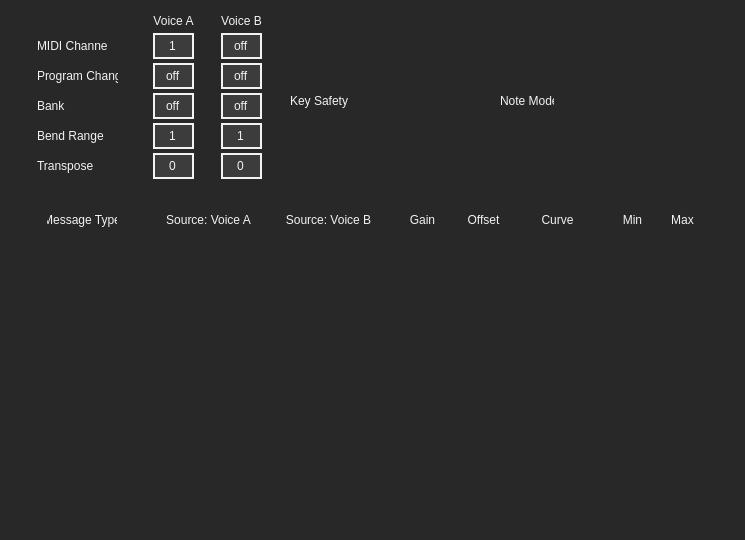
<?xml version="1.0" encoding="UTF-8"?>
<ui version="4.0">
 <class>midiTabForm</class>
 <widget class="QWidget" name="midiTabForm">
  <property name="geometry">
   <rect>
    <x>0</x>
    <y>0</y>
    <width>745</width>
    <height>540</height>
   </rect>
  </property>
  <property name="windowTitle">
   <string>Form</string>
  </property>
  <property name="styleSheet">
   <string notr="true">/**************WIDGET**************/
QWidget
{
	
	background-color: rgb(40, 40, 40);

}

/**************LABEL**************/
QLabel
{
	font: 9pt &quot;Futura-Normal&quot;;
	color: rgb(242, 242, 242);
	background-color: transparent;
}

/**************SPINBOX**************/
QSpinBox
{
	font: 10pt &quot;Futura-Normal&quot;;
	color: rgb(242, 242, 242);
	background-color: rgb(60, 60, 60);
	border: 2px solid rgb(242, 242, 242);
}

QSpinBox:focus
{
	border: 2px solid rgb(0, 174, 239);
}

/**************DOUBLESPINBOX**************/
QDoubleSpinBox
{
	font: 10pt &quot;Futura-Normal&quot;;
	color: rgb(242, 242, 242);
	background-color: rgb(60, 60, 60);
	border: 2px solid rgb(242, 242, 242);
}

QDoubleSpinBox:focus
{
	border: 2px solid rgb(0, 174, 239);
}

/**************TOOLBUTTON**************/
QToolButton
{
	border: none;
	background-color: transparent;
	color: transparent;
}

/**************RADIOBUTTON**************/
QRadioButton
{
	border: none;
	background-color: transparent;
/* needs to be handled in each individual button
    because text cannot be center aligned with radio buttons */
}

QRadioButton::indicator
{
	width: 0px;
	height: 0px;
}
</string>
  </property>
  <widget class="QToolButton" name="deletemodline">
   <property name="geometry">
    <rect>
     <x>40</x>
     <y>480</y>
     <width>23</width>
     <height>23</height>
    </rect>
   </property>
   <property name="focusPolicy">
    <enum>Qt::NoFocus</enum>
   </property>
   <property name="toolTip">
    <string>Remove the bottom modline (minimum of 2).</string>
   </property>
   <property name="styleSheet">
    <string notr="true">QToolButton
{
	image: url(:/ui/ui_images/delete_modline_notpressed.png);
}

QToolButton:pressed
{
	image: url(:/ui/ui_images/delete_modline_pressed.png);
}</string>
   </property>
   <property name="text">
    <string>-</string>
   </property>
  </widget>
  <widget class="QToolButton" name="addmodline">
   <property name="geometry">
    <rect>
     <x>10</x>
     <y>480</y>
     <width>23</width>
     <height>23</height>
    </rect>
   </property>
   <property name="focusPolicy">
    <enum>Qt::NoFocus</enum>
   </property>
   <property name="toolTip">
    <string>Add a modline (maximum of 6).</string>
   </property>
   <property name="styleSheet">
    <string notr="true">QToolButton
{
	image: url(:/ui/ui_images/add_modline_notpressed.png);
}

QToolButton:pressed
{
	image: url(:/ui/ui_images/add_modline_pressed.png);
}</string>
   </property>
   <property name="text">
    <string>+</string>
   </property>
  </widget>
  <widget class="SelectAllSpinBox" name="voice_a_channel">
   <property name="geometry">
    <rect>
     <x>153</x>
     <y>33</y>
     <width>41</width>
     <height>26</height>
    </rect>
   </property>
   <property name="toolTip">
    <string>Sets the MIDI channel of Voice A.&lt;p&gt;Range: 1-16&lt;p&gt;Voice A cannot be disabled.</string>
   </property>
   <property name="frame">
    <bool>true</bool>
   </property>
   <property name="alignment">
    <set>Qt::AlignCenter</set>
   </property>
   <property name="buttonSymbols">
    <enum>QAbstractSpinBox::NoButtons</enum>
   </property>
   <property name="minimum">
    <number>1</number>
   </property>
   <property name="maximum">
    <number>16</number>
   </property>
  </widget>
  <widget class="QLabel" name="label">
   <property name="geometry">
    <rect>
     <x>153</x>
     <y>13</y>
     <width>41</width>
     <height>16</height>
    </rect>
   </property>
   <property name="text">
    <string>Voice A</string>
   </property>
   <property name="alignment">
    <set>Qt::AlignCenter</set>
   </property>
  </widget>
  <widget class="QLabel" name="label_2">
   <property name="geometry">
    <rect>
     <x>221</x>
     <y>13</y>
     <width>41</width>
     <height>16</height>
    </rect>
   </property>
   <property name="text">
    <string>Voice B</string>
   </property>
   <property name="alignment">
    <set>Qt::AlignCenter</set>
   </property>
  </widget>
  <widget class="SelectAllSpinBox" name="voice_b_channel">
   <property name="geometry">
    <rect>
     <x>221</x>
     <y>33</y>
     <width>41</width>
     <height>26</height>
    </rect>
   </property>
   <property name="toolTip">
    <string>Sets the MIDI channel of Voice B.&lt;p&gt;Range: 0-16&lt;p&gt;Voice B can be disabled completely by entering a MIDI channel of 0.</string>
   </property>
   <property name="frame">
    <bool>true</bool>
   </property>
   <property name="alignment">
    <set>Qt::AlignCenter</set>
   </property>
   <property name="buttonSymbols">
    <enum>QAbstractSpinBox::NoButtons</enum>
   </property>
   <property name="specialValueText">
    <string>off</string>
   </property>
   <property name="minimum">
    <number>0</number>
   </property>
   <property name="maximum">
    <number>16</number>
   </property>
   <property name="value">
    <number>0</number>
   </property>
  </widget>
  <widget class="SelectAllSpinBox" name="voice_a_programchange">
   <property name="geometry">
    <rect>
     <x>153</x>
     <y>63</y>
     <width>41</width>
     <height>26</height>
    </rect>
   </property>
   <property name="toolTip">
    <string>Anytime the current preset is loaded it will immediately&lt;br&gt; output the entered value as a Program Change message.</string>
   </property>
   <property name="frame">
    <bool>true</bool>
   </property>
   <property name="alignment">
    <set>Qt::AlignCenter</set>
   </property>
   <property name="buttonSymbols">
    <enum>QAbstractSpinBox::NoButtons</enum>
   </property>
   <property name="specialValueText">
    <string>off</string>
   </property>
   <property name="minimum">
    <number>-1</number>
   </property>
   <property name="maximum">
    <number>127</number>
   </property>
   <property name="value">
    <number>-1</number>
   </property>
  </widget>
  <widget class="SelectAllSpinBox" name="voice_b_programchange">
   <property name="geometry">
    <rect>
     <x>221</x>
     <y>63</y>
     <width>41</width>
     <height>26</height>
    </rect>
   </property>
   <property name="toolTip">
    <string>Anytime the current preset is loaded it will immediately&lt;br&gt; output the entered value as a Program Change message.</string>
   </property>
   <property name="frame">
    <bool>true</bool>
   </property>
   <property name="alignment">
    <set>Qt::AlignCenter</set>
   </property>
   <property name="buttonSymbols">
    <enum>QAbstractSpinBox::NoButtons</enum>
   </property>
   <property name="specialValueText">
    <string>off</string>
   </property>
   <property name="minimum">
    <number>-1</number>
   </property>
   <property name="maximum">
    <number>127</number>
   </property>
   <property name="value">
    <number>-1</number>
   </property>
  </widget>
  <widget class="SelectAllSpinBox" name="voice_a_bank">
   <property name="geometry">
    <rect>
     <x>153</x>
     <y>93</y>
     <width>41</width>
     <height>26</height>
    </rect>
   </property>
   <property name="toolTip">
    <string>Anytime the current preset is loaded it will immediately&lt;br&gt; output the entered value as a Bank Select message.</string>
   </property>
   <property name="frame">
    <bool>true</bool>
   </property>
   <property name="alignment">
    <set>Qt::AlignCenter</set>
   </property>
   <property name="buttonSymbols">
    <enum>QAbstractSpinBox::NoButtons</enum>
   </property>
   <property name="specialValueText">
    <string>off</string>
   </property>
   <property name="minimum">
    <number>-1</number>
   </property>
   <property name="maximum">
    <number>127</number>
   </property>
   <property name="value">
    <number>-1</number>
   </property>
  </widget>
  <widget class="SelectAllSpinBox" name="voice_b_bank">
   <property name="geometry">
    <rect>
     <x>221</x>
     <y>93</y>
     <width>41</width>
     <height>26</height>
    </rect>
   </property>
   <property name="toolTip">
    <string>Anytime the current preset is loaded it will immediately&lt;br&gt; output the entered value as a Bank Select message.</string>
   </property>
   <property name="frame">
    <bool>true</bool>
   </property>
   <property name="alignment">
    <set>Qt::AlignCenter</set>
   </property>
   <property name="buttonSymbols">
    <enum>QAbstractSpinBox::NoButtons</enum>
   </property>
   <property name="specialValueText">
    <string>off</string>
   </property>
   <property name="minimum">
    <number>-1</number>
   </property>
   <property name="maximum">
    <number>127</number>
   </property>
   <property name="value">
    <number>-1</number>
   </property>
  </widget>
  <widget class="SelectAllSpinBox" name="voice_a_bend_range">
   <property name="geometry">
    <rect>
     <x>153</x>
     <y>123</y>
     <width>41</width>
     <height>26</height>
    </rect>
   </property>
   <property name="toolTip">
    <string>Sets the Pitch Bend range (in semitones) of Voice A.</string>
   </property>
   <property name="frame">
    <bool>true</bool>
   </property>
   <property name="alignment">
    <set>Qt::AlignCenter</set>
   </property>
   <property name="buttonSymbols">
    <enum>QAbstractSpinBox::NoButtons</enum>
   </property>
   <property name="specialValueText">
    <string/>
   </property>
   <property name="minimum">
    <number>1</number>
   </property>
   <property name="maximum">
    <number>12</number>
   </property>
   <property name="value">
    <number>1</number>
   </property>
  </widget>
  <widget class="SelectAllSpinBox" name="voice_b_bend_range">
   <property name="geometry">
    <rect>
     <x>221</x>
     <y>123</y>
     <width>41</width>
     <height>26</height>
    </rect>
   </property>
   <property name="toolTip">
    <string>Sets the Pitch Bend range (in semitones) of Voice B.</string>
   </property>
   <property name="frame">
    <bool>true</bool>
   </property>
   <property name="alignment">
    <set>Qt::AlignCenter</set>
   </property>
   <property name="buttonSymbols">
    <enum>QAbstractSpinBox::NoButtons</enum>
   </property>
   <property name="specialValueText">
    <string/>
   </property>
   <property name="minimum">
    <number>1</number>
   </property>
   <property name="maximum">
    <number>12</number>
   </property>
   <property name="value">
    <number>1</number>
   </property>
  </widget>
  <widget class="SelectAllSpinBox" name="voice_a_transpose">
   <property name="geometry">
    <rect>
     <x>153</x>
     <y>153</y>
     <width>41</width>
     <height>26</height>
    </rect>
   </property>
   <property name="toolTip">
    <string>Sets the amount to transpose all Voice A notes by (in semitones).</string>
   </property>
   <property name="frame">
    <bool>true</bool>
   </property>
   <property name="alignment">
    <set>Qt::AlignCenter</set>
   </property>
   <property name="buttonSymbols">
    <enum>QAbstractSpinBox::NoButtons</enum>
   </property>
   <property name="specialValueText">
    <string/>
   </property>
   <property name="minimum">
    <number>-12</number>
   </property>
   <property name="maximum">
    <number>12</number>
   </property>
   <property name="value">
    <number>0</number>
   </property>
  </widget>
  <widget class="SelectAllSpinBox" name="voice_b_transpose">
   <property name="geometry">
    <rect>
     <x>221</x>
     <y>153</y>
     <width>41</width>
     <height>26</height>
    </rect>
   </property>
   <property name="toolTip">
    <string>Sets the amount to transpose all Voice B notes by (in semitones).</string>
   </property>
   <property name="frame">
    <bool>true</bool>
   </property>
   <property name="alignment">
    <set>Qt::AlignCenter</set>
   </property>
   <property name="buttonSymbols">
    <enum>QAbstractSpinBox::NoButtons</enum>
   </property>
   <property name="specialValueText">
    <string/>
   </property>
   <property name="minimum">
    <number>-12</number>
   </property>
   <property name="maximum">
    <number>12</number>
   </property>
   <property name="value">
    <number>0</number>
   </property>
  </widget>
  <widget class="QLabel" name="label_3">
   <property name="geometry">
    <rect>
     <x>37</x>
     <y>33</y>
     <width>71</width>
     <height>26</height>
    </rect>
   </property>
   <property name="text">
    <string>MIDI Channel</string>
   </property>
  </widget>
  <widget class="QLabel" name="label_4">
   <property name="geometry">
    <rect>
     <x>37</x>
     <y>63</y>
     <width>81</width>
     <height>26</height>
    </rect>
   </property>
   <property name="text">
    <string>Program Change</string>
   </property>
  </widget>
  <widget class="QLabel" name="label_5">
   <property name="geometry">
    <rect>
     <x>37</x>
     <y>93</y>
     <width>31</width>
     <height>26</height>
    </rect>
   </property>
   <property name="text">
    <string>Bank</string>
   </property>
  </widget>
  <widget class="QLabel" name="label_6">
   <property name="geometry">
    <rect>
     <x>37</x>
     <y>123</y>
     <width>81</width>
     <height>26</height>
    </rect>
   </property>
   <property name="text">
    <string>Bend Range</string>
   </property>
  </widget>
  <widget class="QLabel" name="label_7">
   <property name="geometry">
    <rect>
     <x>37</x>
     <y>153</y>
     <width>71</width>
     <height>26</height>
    </rect>
   </property>
   <property name="text">
    <string>Transpose</string>
   </property>
  </widget>
  <widget class="QLabel" name="label_8">
   <property name="geometry">
    <rect>
     <x>47</x>
     <y>207</y>
     <width>70</width>
     <height>26</height>
    </rect>
   </property>
   <property name="text">
    <string>Message Type</string>
   </property>
   <property name="alignment">
    <set>Qt::AlignCenter</set>
   </property>
  </widget>
  <widget class="QLabel" name="label_9">
   <property name="geometry">
    <rect>
     <x>153</x>
     <y>207</y>
     <width>111</width>
     <height>26</height>
    </rect>
   </property>
   <property name="text">
    <string>Source: Voice A</string>
   </property>
   <property name="alignment">
    <set>Qt::AlignCenter</set>
   </property>
  </widget>
  <widget class="QLabel" name="label_10">
   <property name="geometry">
    <rect>
     <x>273</x>
     <y>207</y>
     <width>111</width>
     <height>26</height>
    </rect>
   </property>
   <property name="text">
    <string>Source: Voice B</string>
   </property>
   <property name="alignment">
    <set>Qt::AlignCenter</set>
   </property>
  </widget>
  <widget class="QLabel" name="label_11">
   <property name="geometry">
    <rect>
     <x>392</x>
     <y>207</y>
     <width>61</width>
     <height>26</height>
    </rect>
   </property>
   <property name="text">
    <string>Gain</string>
   </property>
   <property name="alignment">
    <set>Qt::AlignCenter</set>
   </property>
  </widget>
  <widget class="QLabel" name="label_12">
   <property name="geometry">
    <rect>
     <x>463</x>
     <y>207</y>
     <width>41</width>
     <height>26</height>
    </rect>
   </property>
   <property name="text">
    <string>Offset</string>
   </property>
   <property name="alignment">
    <set>Qt::AlignCenter</set>
   </property>
  </widget>
  <widget class="QLabel" name="label_13">
   <property name="geometry">
    <rect>
     <x>512</x>
     <y>207</y>
     <width>91</width>
     <height>26</height>
    </rect>
   </property>
   <property name="text">
    <string>Curve</string>
   </property>
   <property name="alignment">
    <set>Qt::AlignCenter</set>
   </property>
  </widget>
  <widget class="QLabel" name="label_14">
   <property name="geometry">
    <rect>
     <x>612</x>
     <y>207</y>
     <width>41</width>
     <height>26</height>
    </rect>
   </property>
   <property name="text">
    <string>Min</string>
   </property>
   <property name="alignment">
    <set>Qt::AlignCenter</set>
   </property>
  </widget>
  <widget class="QLabel" name="label_15">
   <property name="geometry">
    <rect>
     <x>662</x>
     <y>207</y>
     <width>41</width>
     <height>26</height>
    </rect>
   </property>
   <property name="text">
    <string>Max</string>
   </property>
   <property name="alignment">
    <set>Qt::AlignCenter</set>
   </property>
  </widget>
  <widget class="QLabel" name="label_16">
   <property name="geometry">
    <rect>
     <x>28</x>
     <y>189</y>
     <width>671</width>
     <height>20</height>
    </rect>
   </property>
   <property name="styleSheet">
    <string notr="true">QLabel
{
	image: url(:/ui/ui_images/divider.png);
}</string>
   </property>
   <property name="text">
    <string/>
   </property>
  </widget>
  <widget class="QFrame" name="frame">
   <property name="geometry">
    <rect>
     <x>288</x>
     <y>70</y>
     <width>201</width>
     <height>62</height>
    </rect>
   </property>
   <property name="styleSheet">
    <string notr="true">QFrame
{
	background-color: transparent;
	border: none;
}</string>
   </property>
   <property name="frameShape">
    <enum>QFrame::StyledPanel</enum>
   </property>
   <property name="frameShadow">
    <enum>QFrame::Raised</enum>
   </property>
   <widget class="QRadioButton" name="keySafetySingleKey">
    <property name="geometry">
     <rect>
      <x>88</x>
      <y>1</y>
      <width>103</width>
      <height>27</height>
     </rect>
    </property>
    <property name="toolTip">
     <string>Sets how many keys can be activated simultaneously.&lt;p&gt;&lt;b&gt;Single Key&lt;/b&gt;: Only one key can be activated at a time.&lt;p&gt;&lt;b&gt;Multi Key&lt;/b&gt;: All keys can be activated at any time.</string>
    </property>
    <property name="styleSheet">
     <string notr="true">QRadioButton
{

}

QRadioButton::unchecked
{
	image: url(:/ui/ui_images/keysafety_singlekey_inactive.png);
}

QRadioButton::checked
{
	image: url(:/ui/ui_images/keysafety_singlekey_active.png);
}

QRadioButton::unchecked:pressed
{
	image: url(:/ui/ui_images/keysafety_singlekey_pressed.png);
}

QRadioButton::checked:pressed
{
	image: url(:/ui/ui_images/keysafety_singlekey_pressed.png);
}

QRadioButton::unchecked:focus
{
	image: url(:/ui/ui_images/keysafety_singlekey_inactive_focus.png);
}

QRadioButton::checked:focus
{
	image: url(:/ui/ui_images/keysafety_singlekey_active_focus.png);
}</string>
    </property>
    <property name="text">
     <string/>
    </property>
    <property name="checkable">
     <bool>true</bool>
    </property>
   </widget>
   <widget class="QRadioButton" name="keySafetyMultiKey">
    <property name="geometry">
     <rect>
      <x>88</x>
      <y>35</y>
      <width>103</width>
      <height>27</height>
     </rect>
    </property>
    <property name="toolTip">
     <string>Sets how many keys can be activated simultaneously.&lt;p&gt;&lt;b&gt;Single Key&lt;/b&gt;: Only one key can be activated at a time.&lt;p&gt;&lt;b&gt;Multi Key&lt;/b&gt;: All keys can be activated at any time.</string>
    </property>
    <property name="styleSheet">
     <string notr="true">QRadioButton
{

}

QRadioButton::unchecked
{
	image: url(:/ui/ui_images/keysafety_multikey_inactive.png);
}

QRadioButton::checked
{
	image: url(:/ui/ui_images/keysafety_multikey_active.png);
}

QRadioButton::unchecked:pressed
{
	image: url(:/ui/ui_images/keysafety_multikey_pressed.png);
}

QRadioButton::checked:pressed
{
	image: url(:/ui/ui_images/keysafety_multikey_pressed.png);
}

QRadioButton::unchecked:focus
{
	image: url(:/ui/ui_images/keysafety_multikey_inactive_focus.png);
}

QRadioButton::checked:focus
{
	image: url(:/ui/ui_images/keysafety_multikey_active_focus.png);
}</string>
    </property>
    <property name="text">
     <string/>
    </property>
   </widget>
   <widget class="QLabel" name="label_17">
    <property name="geometry">
     <rect>
      <x>60</x>
      <y>0</y>
      <width>23</width>
      <height>62</height>
     </rect>
    </property>
    <property name="toolTip">
     <string>Sets how many keys can be activated simultaneously.&lt;p&gt;&lt;b&gt;Single Key&lt;/b&gt;: Only one key can be activated at a time.&lt;p&gt;&lt;b&gt;Multi Key&lt;/b&gt;: All keys can be activated at any time.</string>
    </property>
    <property name="styleSheet">
     <string notr="true">QLabel
{
	image: url(:/ui/ui_images/keysafety_grouping.png);
}</string>
    </property>
    <property name="text">
     <string/>
    </property>
   </widget>
   <widget class="QLabel" name="label_18">
    <property name="geometry">
     <rect>
      <x>2</x>
      <y>23</y>
      <width>61</width>
      <height>16</height>
     </rect>
    </property>
    <property name="toolTip">
     <string>Sets how many keys can be activated simultaneously.&lt;p&gt;&lt;b&gt;Single Key&lt;/b&gt;: Only one key can be activated at a time.&lt;p&gt;&lt;b&gt;Multi Key&lt;/b&gt;: All keys can be activated at any time.</string>
    </property>
    <property name="text">
     <string>Key Safety</string>
    </property>
   </widget>
  </widget>
  <widget class="QFrame" name="frame_2">
   <property name="geometry">
    <rect>
     <x>500</x>
     <y>37</y>
     <width>221</width>
     <height>129</height>
    </rect>
   </property>
   <property name="styleSheet">
    <string notr="true">QFrame
{
	background-color: transparent;
	border: none;
}</string>
   </property>
   <property name="frameShape">
    <enum>QFrame::StyledPanel</enum>
   </property>
   <property name="frameShadow">
    <enum>QFrame::Raised</enum>
   </property>
   <widget class="QRadioButton" name="noteModeNormal">
    <property name="geometry">
     <rect>
      <x>90</x>
      <y>0</y>
      <width>103</width>
      <height>27</height>
     </rect>
    </property>
    <property name="toolTip">
     <string>Sets the way notes behave when triggered.&lt;p&gt;&lt;b&gt;Normal&lt;/b&gt;: Notes will turn on when a key is pressed and turn off when the key is released.&lt;p&gt;&lt;b&gt;Legato&lt;/b&gt;: Pressing a key will turn the note on — it will continue playing after releasing the key. When the next key is pressed, the previous key will turn off and the new key will turn on.&lt;p&gt;&lt;b&gt;Toggle&lt;/b&gt;: Notes will turn on when a key is pressed and stay on until the key is pressed again.&lt;p&gt;&lt;b&gt;Hold&lt;/b&gt;: Allows toggling between Normal and Legato mode using the Select key.</string>
    </property>
    <property name="styleSheet">
     <string notr="true">QRadioButton
{

}

QRadioButton::unchecked
{
	image: url(:/ui/ui_images/notemode_normal_inactive.png);
}

QRadioButton::checked
{
	image: url(:/ui/ui_images/notemode_normal_active.png);
}

QRadioButton::unchecked:pressed
{
	image: url(:/ui/ui_images/notemode_normal_pressed.png);
}

QRadioButton::checked:pressed
{
	image: url(:/ui/ui_images/notemode_normal_pressed.png);
}

QRadioButton::unchecked:focus
{
	image: url(:/ui/ui_images/notemode_normal_inactive_focus.png);
}

QRadioButton::checked:focus
{
	image: url(:/ui/ui_images/notemode_normal_active_focus.png);
}</string>
    </property>
    <property name="text">
     <string/>
    </property>
    <property name="checkable">
     <bool>true</bool>
    </property>
   </widget>
   <widget class="QRadioButton" name="noteModeLegato">
    <property name="geometry">
     <rect>
      <x>90</x>
      <y>33</y>
      <width>103</width>
      <height>26</height>
     </rect>
    </property>
    <property name="toolTip">
     <string>Sets the way notes behave when triggered.&lt;p&gt;&lt;b&gt;Normal&lt;/b&gt;: Notes will turn on when a key is pressed and turn off when the key is released.&lt;p&gt;&lt;b&gt;Legato&lt;/b&gt;: Pressing a key will turn the note on — it will continue playing after releasing the key. When the next key is pressed, the previous key will turn off and the new key will turn on.&lt;p&gt;&lt;b&gt;Toggle&lt;/b&gt;: Notes will turn on when a key is pressed and stay on until the key is pressed again.&lt;p&gt;&lt;b&gt;Hold&lt;/b&gt;: Allows toggling between Normal and Legato mode using the Select key.</string>
    </property>
    <property name="styleSheet">
     <string notr="true">QRadioButton
{

}

QRadioButton::unchecked
{
	image: url(:/ui/ui_images/notemode_legato_inactive.png);
}

QRadioButton::checked
{
	image: url(:/ui/ui_images/notemode_legato_active.png);
}

QRadioButton::unchecked:pressed
{
	image: url(:/ui/ui_images/notemode_legato_pressed.png);
}

QRadioButton::checked:pressed
{
	image: url(:/ui/ui_images/notemode_legato_pressed.png);
}

QRadioButton::unchecked:focus
{
	image: url(:/ui/ui_images/notemode_legato_inactive_focus.png);
}

QRadioButton::checked:focus
{
	image: url(:/ui/ui_images/notemode_legato_active_focus.png);
}</string>
    </property>
    <property name="text">
     <string/>
    </property>
   </widget>
   <widget class="QRadioButton" name="noteModeToggle">
    <property name="geometry">
     <rect>
      <x>90</x>
      <y>65</y>
      <width>103</width>
      <height>27</height>
     </rect>
    </property>
    <property name="toolTip">
     <string>Sets the way notes behave when triggered.&lt;p&gt;&lt;b&gt;Normal&lt;/b&gt;: Notes will turn on when a key is pressed and turn off when the key is released.&lt;p&gt;&lt;b&gt;Legato&lt;/b&gt;: Pressing a key will turn the note on — it will continue playing after releasing the key. When the next key is pressed, the previous key will turn off and the new key will turn on.&lt;p&gt;&lt;b&gt;Toggle&lt;/b&gt;: Notes will turn on when a key is pressed and stay on until the key is pressed again.&lt;p&gt;&lt;b&gt;Hold&lt;/b&gt;: Allows toggling between Normal and Legato mode using the Select key.</string>
    </property>
    <property name="styleSheet">
     <string notr="true">QRadioButton
{

}

QRadioButton::unchecked
{
	image: url(:/ui/ui_images/notemode_toggle_inactive.png);
}

QRadioButton::checked
{
	image: url(:/ui/ui_images/notemode_toggle_active.png);
}

QRadioButton::unchecked:pressed
{
	image: url(:/ui/ui_images/notemode_toggle_pressed.png);
}

QRadioButton::checked:pressed
{
	image: url(:/ui/ui_images/notemode_toggle_pressed.png);
}

QRadioButton::unchecked:focus
{
	image: url(:/ui/ui_images/notemode_toggle_inactive_focus.png);
}

QRadioButton::checked:focus
{
	image: url(:/ui/ui_images/notemode_toggle_active_focus.png);
}</string>
    </property>
    <property name="text">
     <string/>
    </property>
   </widget>
   <widget class="QRadioButton" name="noteModeHold">
    <property name="geometry">
     <rect>
      <x>90</x>
      <y>98</y>
      <width>103</width>
      <height>27</height>
     </rect>
    </property>
    <property name="toolTip">
     <string>Sets the way notes behave when triggered.&lt;p&gt;&lt;b&gt;Normal&lt;/b&gt;: Notes will turn on when a key is pressed and turn off when the key is released.&lt;p&gt;&lt;b&gt;Legato&lt;/b&gt;: Pressing a key will turn the note on — it will continue playing after releasing the key. When the next key is pressed, the previous key will turn off and the new key will turn on.&lt;p&gt;&lt;b&gt;Toggle&lt;/b&gt;: Notes will turn on when a key is pressed and stay on until the key is pressed again.&lt;p&gt;&lt;b&gt;Hold&lt;/b&gt;: Allows toggling between Normal and Legato mode using the Select key.</string>
    </property>
    <property name="styleSheet">
     <string notr="true">QRadioButton
{

}

QRadioButton::unchecked
{
	image: url(:/ui/ui_images/notemode_hold_inactive.png);
}

QRadioButton::checked
{
	image: url(:/ui/ui_images/notemode_hold_active.png);
}

QRadioButton::unchecked:pressed
{
	image: url(:/ui/ui_images/notemode_hold_pressed.png);
}

QRadioButton::checked:pressed
{
	image: url(:/ui/ui_images/notemode_hold_pressed.png);
}

QRadioButton::unchecked:focus
{
	image: url(:/ui/ui_images/notemode_hold_inactive_focus.png);
}

QRadioButton::checked:focus
{
	image: url(:/ui/ui_images/notemode_hold_active_focus.png);
}</string>
    </property>
    <property name="text">
     <string/>
    </property>
   </widget>
   <widget class="QLabel" name="label_19">
    <property name="geometry">
     <rect>
      <x>0</x>
      <y>56</y>
      <width>54</width>
      <height>16</height>
     </rect>
    </property>
    <property name="toolTip">
     <string>Sets the way notes behave when triggered.&lt;p&gt;&lt;b&gt;Normal&lt;/b&gt;: Notes will turn on when a key is pressed and turn off when the key is released.&lt;p&gt;&lt;b&gt;Legato&lt;/b&gt;: Pressing a key will turn the note on — it will continue playing after releasing the key. When the next key is pressed, the previous key will turn off and the new key will turn on.&lt;p&gt;&lt;b&gt;Toggle&lt;/b&gt;: Notes will turn on when a key is pressed and stay on until the key is pressed again.&lt;p&gt;&lt;b&gt;Hold&lt;/b&gt;: Allows toggling between Normal and Legato mode using the Select key.</string>
    </property>
    <property name="text">
     <string>Note Mode</string>
    </property>
   </widget>
   <widget class="QLabel" name="label_20">
    <property name="geometry">
     <rect>
      <x>60</x>
      <y>0</y>
      <width>23</width>
      <height>126</height>
     </rect>
    </property>
    <property name="toolTip">
     <string>Sets the way notes behave when triggered.&lt;p&gt;&lt;b&gt;Normal&lt;/b&gt;: Notes will turn on when a key is pressed and turn off when the key is released.&lt;p&gt;&lt;b&gt;Legato&lt;/b&gt;: Pressing a key will turn the note on — it will continue playing after releasing the key. When the next key is pressed, the previous key will turn off and the new key will turn on.&lt;p&gt;&lt;b&gt;Toggle&lt;/b&gt;: Notes will turn on when a key is pressed and stay on until the key is pressed again.&lt;p&gt;&lt;b&gt;Hold&lt;/b&gt;: Allows toggling between Normal and Legato mode using the Select key.</string>
    </property>
    <property name="styleSheet">
     <string notr="true">QLabel
{
	image: url(:/ui/ui_images/notemode_grouping.png);
}</string>
    </property>
    <property name="text">
     <string/>
    </property>
   </widget>
  </widget>
 </widget>
 <customwidgets>
  <customwidget>
   <class>SelectAllSpinBox</class>
   <extends>QSpinBox</extends>
   <header>selectallspinbox.h</header>
  </customwidget>
 </customwidgets>
 <resources/>
 <connections/>
</ui>
